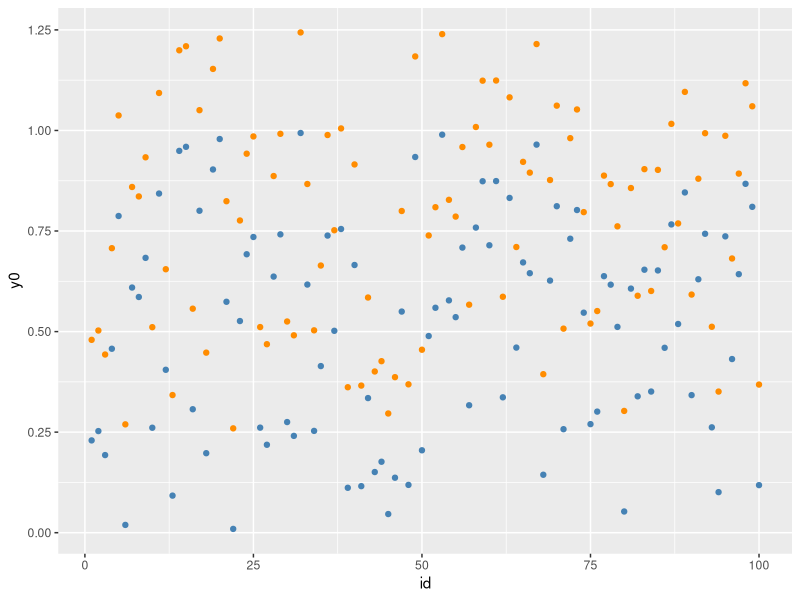
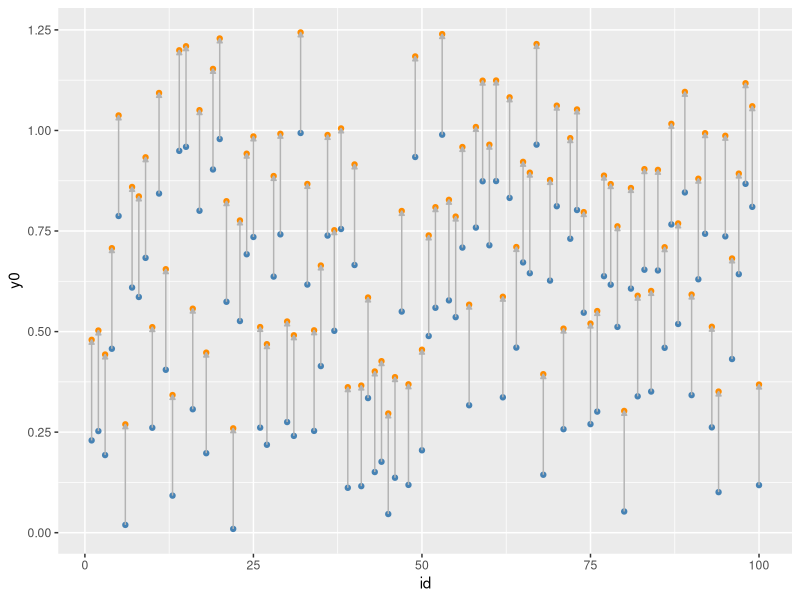
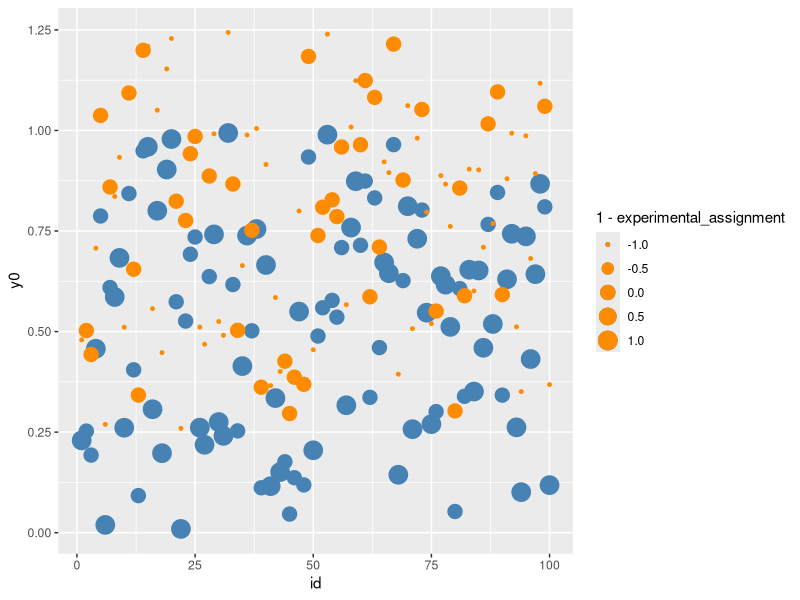
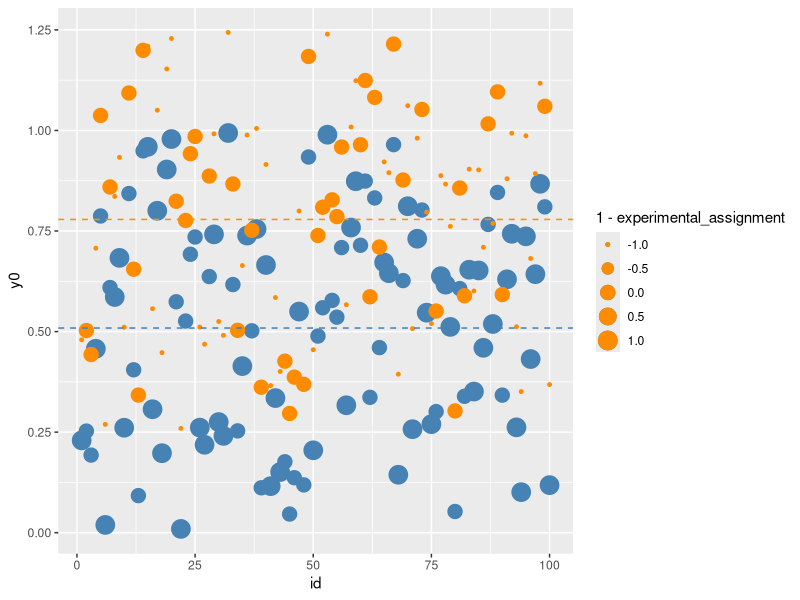
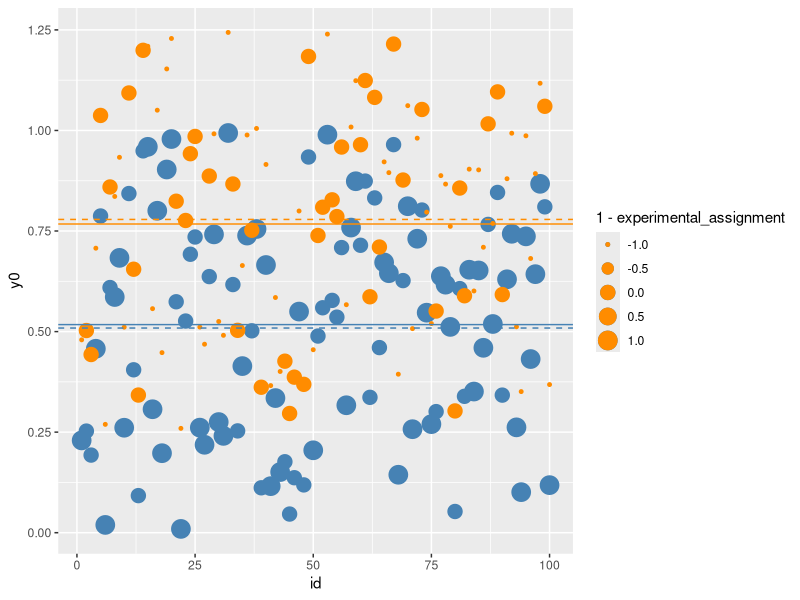
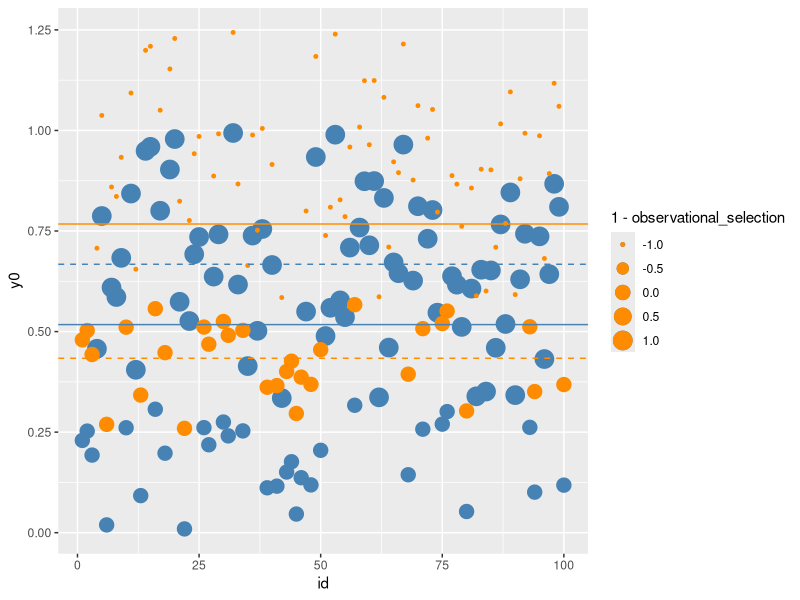

R code for these plots, in order:
## ---- chunk 1
library(data.table)
library(ggplot2)
## ---- chunk 2
conduct_sample <- function(size) { 
  runif(n=size, min=0, max=10)
}
## ---- chunk 3
theta_1 <- function(data) { 
  # take the first element
  
}

theta_2 <- function(data) { 
  # sum the first two elements and divide by two
  
}

theta_3 <- function(data) { 
  # sum the sample, and divide by 1 less than the sample size
  
}

theta_4 <- function(data) { 
  # sum the sample, and divide by the sample size 
  # honestly, just use the mean call. 
  # clearly, this is a silly function to write, since you're just 
  # providing an alias, without modification, to an existing function. 
  
  mean(data)
  
}
## ---- chunk 4
theta_4(conduct_sample(size=100))
## ---- chunk 5
make_simple_data <- function(size=100) { 
  require(data.table) 
  
  d <- data.table(id = 1:100)  
  
  d[ , y0 := runif(.N, min = 0, max = 1)]
  d[ , y1 := y0 + .25]
  
  return(d)
  }

d <- make_simple_data(size=100)
## ---- chunk 6
d[ , experimental_assignment := sample(0:1, size = .N, replace = TRUE)]
## ---- chunk 7
d[ , observational_selection := ifelse(y0 < .33, 1, 0)]
## ---- chunk 8
first_plot <- ggplot(data=d) + 
  geom_point(aes(x = id, y = y0), color = 'steelblue') + 
  geom_point(aes(x = id, y = y1), color = 'darkorange')
first_plot  
## ---- chunk 9
first_plot +
  geom_segment(
    aes(x = id, xend = id, y = y0, yend = y1), 
    arrow = arrow(ends = 'last', length = unit(0.05, "inches"), type = 'closed'), 
    color = 'grey70'
    )
## ---- chunk 10
second_plot <- ggplot(data = d) + 
  geom_point(aes(x = id, y = y0, size = 1 - experimental_assignment), color = 'steelblue') + 
  geom_point(aes(x = id, y = y1, size = experimental_assignment - 1), color = 'darkorange')

second_plot
## ---- chunk 11
third_plot <- second_plot + 
  geom_hline(yintercept = mean(d[experimental_assignment==0, y0]), color = 'steelblue', linetype = 2) + 
  geom_hline(yintercept = mean(d[experimental_assignment==1, y1]), color = 'darkorange', linetype = 2)
third_plot
## ---- chunk 12
third_plot + 
  geom_hline(yintercept = mean(d[, y0]), color = 'steelblue', linetype = 1) + 
  geom_hline(yintercept = mean(d[, y1]), color = 'darkorange', linetype = 1)
## ---- chunk 13
selection_plot <- ggplot(d) + 
  geom_point(aes(x = id, y = y0, size = 1 - observational_selection), color = 'steelblue') + 
  geom_point(aes(x = id, y = y1, size = observational_selection - 1), color = 'darkorange') + 
  geom_hline(yintercept = d[observational_selection == 0, mean(y0)], color = 'steelblue', linetype = 2) + 
  geom_hline(yintercept = d[observational_selection == 1, mean(y1)], color = 'darkorange', linetype = 2) + 
  geom_hline(yintercept = mean(d[, y0]), color = 'steelblue', linetype = 1) + 
  geom_hline(yintercept = mean(d[, y1]), color = 'darkorange', linetype = 1)

selection_plot
